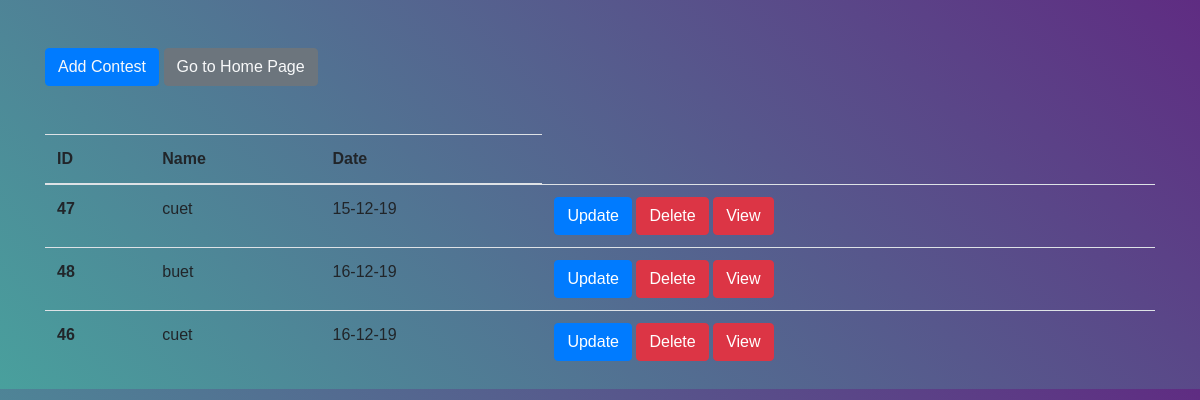
Screenshot of /contestdisplay.php with the database file from the repository.
### tables this page shows
CREATE TABLE `iupc` (
  `ContestID` int NOT NULL,
  `ContestName` varchar(20) NOT NULL,
  `Date` varchar(10) NOT NULL
);

### contestdisplay.php (the view, shortened to what this page needs)
<?php
include 'connection.php';
?>
<!DOCTYPE html>
<html lang="en">
<head>
    <link rel="stylesheet" href="https://cdn.jsdelivr.net/npm/bootstrap@4.4.1/dist/css/bootstrap.min.css">
</head>
<body>
<div class="container">
<button class="btn btn-primary my-5">
    <a href="1stform.php" class="text-light">Add Contest</a>
</button>
<button class="btn btn-secondary my-5">
    <a href="home2.php" class="text-light">Go to Home Page</a>
</button>
<table class="table">
  <thead>
    <tr>
      <th scope="col">ID</th>
      <th scope="col">Name</th>
      <th scope="col">Date</th>
    </tr>
  </thead>
  <tbody>
    <?php
    $sql="select * from `iupc`";
    $result=mysqli_query($con,$sql);
    if($result){
        while( $row=mysqli_fetch_assoc($result)){
            $id=$row['ContestID'];
            $name=$row['ContestName'];
            $date=$row['Date'];
            echo '<tr>
            <th scope="row">'. $id.'</th>
            <td>'.$name.'</td>
            <td>'.$date.'</td>
          <td>
  <a href="contestupdate.php?updateid='.$id.'" class="btn btn-primary">Update</a>
  <a href="contestdelete.php?deleteid='.$id.'" class="btn btn-danger">Delete</a>
  <a href="contestview.php?viewid='.$id.'" class="btn btn-danger">View</a>
</td>
          </tr>';
        }
    }
    ?>
  </tbody>
</table>
</div>
</body>
</html>

### contestdisplay.php (style rules this page uses)
body { height: 100%; }
body { margin: 0; background: linear-gradient(45deg, #49a09d, #5f2c82); font-family: sans-serif; font-weight: 100; }

### rows the page displays
iupc: ContestID "47", ContestName "cuet", Date "15-12-19"
iupc: ContestID "48", ContestName "buet", Date "16-12-19"
iupc: ContestID "46", ContestName "cuet", Date "16-12-19"
